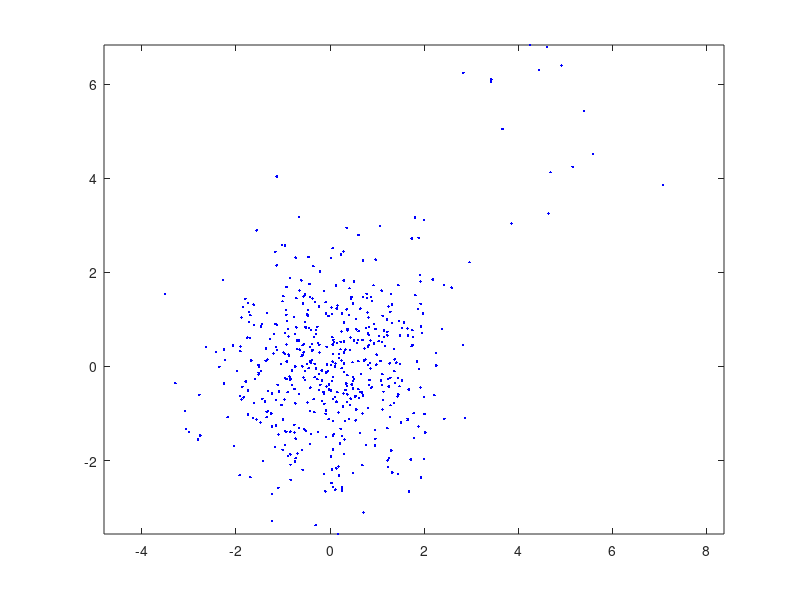

The MATLAB source for this figure: (Note: this script raises an error after producing the figure.)
close('all');
clear

randn('seed',0)
m=[0 0; 5 5];
S(:,:,1)=1.5*eye(2);
S(:,:,2)=eye(2);
n_points=[500 15];
X5=[];
for i=1:2
    X5=[X5; mvnrnd(m(i,:),S(:,:,i),n_points(i))];
end
X5=X5';

figure(1), plot(X5(1,:),X5(2,:),'.b')
figure(1), axis equal

m=2;
[l,N]=size(X5);
rand('seed',0)
theta_ini=rand(l,m);
[theta,bel,J]=k_means(X5,theta_ini);

figure(2), hold on
figure(2), plot(X5(1,bel==1),X5(2,bel==1),'r.',...
X5(1,bel==2),X5(2,bel==2),'g*',X5(1,bel==3),X5(2,bel==3),'bo',...
X5(1,bel==4),X5(2,bel==4),'cx',X5(1,bel==5),X5(2,bel==5),'md',...
X5(1,bel==6),X5(2,bel==6),'yp',X5(1,bel==7),X5(2,bel==7),'ks')
figure(2), plot(theta(1,:),theta(2,:),'k+')
figure(2), axis equal